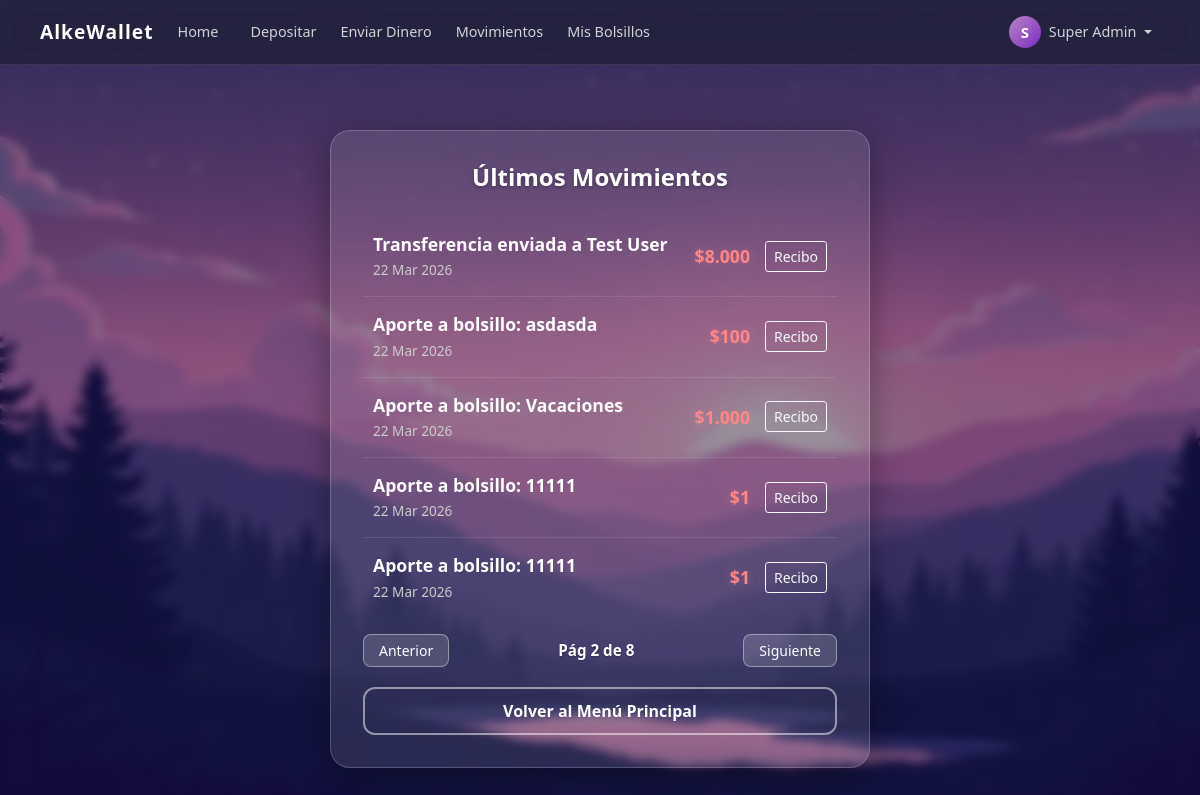
Screenshot of /transactions/?page=2 (signed in) with the database file from the repository.
### alkewallet/models.py (models this page shows, shortened)
class Transaccion(models.Model):
    emisor = models.ForeignKey(User, on_delete=models.CASCADE, related_name='transferencias_enviadas')
    receptor = models.ForeignKey(User, on_delete=models.CASCADE, related_name='transferencias_recibidas')
    titulo = models.CharField(max_length=100)
    monto = models.DecimalField(max_digits=15, decimal_places=2)
    fecha = models.DateTimeField(auto_now_add=True)

### alkewallet/views.py (the view)
# urls.py: path('transactions/', views.transactions, name='transactions'),
@login_required(login_url='login')
def transactions(request):
    lista_movimientos = Transaccion.objects.filter(
        Q(emisor=request.user) | Q(receptor=request.user)
    ).order_by('-fecha')
    paginator = Paginator(lista_movimientos, 5)
    page_number = request.GET.get('page')
    page_obj = paginator.get_page(page_number)
    contexto = {'page_obj': page_obj}
    return render(request, 'alkewallet/transactions.html', contexto)

### alkewallet/templatetags/custom_filters.py (called while the page is built)
@register.filter(name='clp')
def clp(value):
    try:
        val = int(round(float(value)))
        formateo_coma = f"{val:,}"
        return formateo_coma.replace(",", ".")
    except (ValueError, TypeError):
        return value

### alkewallet/templates/alkewallet/transactions.html (shortened to what this page needs)
{% extends 'alkewallet/base.html' %}
{% load static custom_filters %}
{% block extrastyle %}
<link rel="stylesheet" href="{% static 'alkewallet/css/transactions.css' %}?v=4.0" />
{% endblock %}
{% block content %}
<div class="container py-4">
  <div class="row justify-content-center align-items-center" style="min-height: calc(100vh - 80px);">
    <div class="col-12 col-md-8 col-lg-6">
      <div class="card wallet-card shadow-sm mx-auto">
        <div class="card-body">
          <h4 class="text-center mb-4">Últimos Movimientos</h4>
          <ul class="list-group mb-3" id="listaMovimientos">
            {% for mov in page_obj %}
            <li
              class="list-group-item movement-item animate__animated animate__fadeIn"
            >
              <div class="d-flex justify-content-between align-items-center w-100">
                <div>
                  {% if mov.titulo and 'bolsillo' in mov.titulo|lower %}
                    <div class="movement-title">{{ mov.titulo }}</div>
                  {% elif mov.emisor == mov.receptor %}
                    <div class="movement-title">Depósito en Billetera</div>
                  {% elif mov.emisor == request.user %}
                    <div class="movement-title">Transferencia enviada a {{ mov.receptor.first_name|default:mov.receptor.username }}</div>
                  {% else %}
                    <div class="movement-title">Transferencia recibida de {{ mov.emisor.first_name|default:mov.emisor.username }}</div>
                  {% endif %}
                  <small class="text-muted" style="color: #ccc !important"
                    >{{ mov.fecha|date:"d M Y" }}</small
                  >
                </div>
                <div class="d-flex align-items-center">
                  {% if mov.titulo and 'Aporte' in mov.titulo %}
                  <div class="movement-amount amount-negative" style="margin-right: 15px;">
                    ${{ mov.monto|clp }}
                  </div>
                  {% elif mov.titulo and 'Retiro' in mov.titulo %}
                  <div class="movement-amount amount-positive" style="margin-right: 15px;">
                    ${{ mov.monto|clp }}
                  </div>
                  {% elif mov.titulo and 'Cierre' in mov.titulo %}
                  <div class="movement-amount amount-positive" style="margin-right: 15px;">
                    ${{ mov.monto|clp }}
                  </div>
                  {% elif mov.emisor == mov.receptor or mov.receptor == request.user %}
                  <div class="movement-amount amount-positive" style="margin-right: 15px;">
                    ${{ mov.monto|clp }}
                  </div>
                  {% else %}
                  <div class="movement-amount amount-negative" style="margin-right: 15px;">
                    ${{ mov.monto|clp }}
                  </div>
                  {% endif %}
                  <button class="btn btn-sm btn-outline-light" onclick="showTransactionDetails('{{ mov.titulo|default:'Transferencia'|escapejs }}', '{{ mov.monto|floatformat:0 }}', '{{ mov.fecha|date:'d M Y H:i' }}', '{% if mov.titulo and 'bolsillo' in mov.titulo|lower %}{{ mov.titulo|escapejs }}{% elif mov.emisor == mov.receptor %}Depósito{% elif mov.emisor == request.user %}Envío a {{ mov.receptor.first_name|default:mov.receptor.username|escapejs }}{% else %}Recibido de {{ mov.emisor.first_name|default:mov.emisor.username|escapejs }}{% endif %}')" title="Ver Detalles">
                    Recibo
                  </button>
                </div>
              </div>
            </li>
            {% endfor %}
          </ul>
          <div
            id="paginacion-container"
            class="d-flex justify-content-between align-items-center mb-3"
          >
            {% if page_obj.has_previous %}
            <a
              href="?page={{ page_obj.previous_page_number }}"
              class="btn btn-sm btn-glass text-white text-decoration-none"
            >
               Anterior
            </a>
            {% else %}
            <button class="btn btn-sm btn-glass text-white" disabled>
              <i class="fas fa-chevron-left"></i> Anterior
            </button>
            {% endif %}
            <span id="infoPagina" class="text-white font-weight-bold">
              Pág {{ page_obj.number }} de {{ page_obj.paginator.num_pages}}
            </span>
            {% if page_obj.has_next %}
            <a
              href="?page={{ page_obj.next_page_number }}"
              class="btn btn-sm btn-glass text-white text-decoration-none"
            >
              Siguiente
            </a>
            {% else %}
            <button class="btn btn-sm btn-glass text-white" disabled>
              Siguiente <i class="fas fa-chevron-right"></i>
            </button>
            {% endif %}
          </div>
          <a href="{% url 'menu' %}" class="btn btn-outline-secondary btn-block" id="btnVolver">
            Volver al Menú Principal
          </a>
        </div>
      </div>
    </div>
  </div>
</div>
{% endblock %}

### alkewallet/templates/alkewallet/base.html (shortened to what this page needs)
{% load static %}
<!doctype html>
<html lang="es">
  <head>
    <link
      rel="stylesheet"
      href="https://maxcdn.bootstrapcdn.com/bootstrap/4.0.0/css/bootstrap.min.css"
    />
    <link
      rel="stylesheet"
      href="https://cdnjs.cloudflare.com/ajax/libs/animate.css/4.1.1/animate.min.css"
    />
    <link
      rel="stylesheet"
      href="{% static 'alkewallet/css/base.css' %}?v=6.0"
    />
    {% block extrastyle %}{% endblock %}
  </head>
  <body>
    <nav class="navbar navbar-expand-lg wallet-navbar sticky-top">
      <div class="container-fluid px-4">
        <a class="navbar-brand" href="{% url 'menu' %}">AlkeWallet</a>
        <div class="collapse navbar-collapse" id="walletNavbar">
          <ul class="navbar-nav mr-auto">
            <li class="nav-item">
              <a class="nav-link" href="{% url 'menu' %}">Home</a>
            </li>
            <li class="nav-item ml-lg-3">
              <a class="nav-link" href="{% url 'deposit' %}">Depositar</a>
            </li>
            <li class="nav-item ml-lg-2">
              <a class="nav-link" href="{% url 'sendmoney' %}">Enviar Dinero</a>
            </li>
            <li class="nav-item ml-lg-2">
              <a class="nav-link" href="{% url 'transactions' %}"
                >Movimientos</a
              >
            </li>
            <li class="nav-item ml-lg-2">
              <a class="nav-link" href="{% url 'bolsillos' %}">Mis Bolsillos</a>
            </li>
          </ul>
          <ul class="navbar-nav ml-auto">
            <li class="nav-item dropdown">
              <a
                class="nav-link dropdown-toggle d-flex align-items-center"
                href="#"
                id="profileDropdown"
                role="button"
                data-toggle="dropdown"
                aria-haspopup="true"
                aria-expanded="false"
              >
                <div class="mr-2 d-flex justify-content-center align-items-center shadow-sm" style="width: 32px; height: 32px; border-radius: 50%; background: linear-gradient(135deg, #b884c7 0%, #7b2cbf 100%); color: white; font-weight: bold; font-size: 15px;">
                  {{ request.user.first_name|default:request.user.username|make_list|first|upper }}
                </div>
                <span class="mr-1"
                  >{{ request.user.first_name|default:request.user.username }}</span
                >
              </a>
            </li>
          </ul>
        </div>
      </div>
    </nav>
    <div
      class="main-content animate__animated animate__fadeIn animate__faster"
      style="animation-duration: 0.6s"
    >
      {% block content %}{% endblock %}
    </div>
  </body>
</html>

### alkewallet/static/alkewallet/css/base.css (style rules this page uses)
.wallet-navbar { background: rgba(36, 36, 62, 0.85); backdrop-filter: blur(15px); border-bottom: 1px solid rgba(255, 255, 255, 0.1); }
.wallet-navbar .navbar-brand { color: #fff !important; font-weight: bold; font-size: 1.2rem; letter-spacing: 1px; }
.wallet-navbar .nav-link { color: rgba(255, 255, 255, 0.8) !important; font-size: 0.9rem; font-weight: 500; transition: color 0.3s; }
body { background: linear-gradient(135deg, #0f0c29, #302b63, #24243e); color: white; min-height: 100vh; display: flex; flex-direction: column; }
.main-content { flex: 1; display: flex; flex-direction: column; }

### alkewallet/static/alkewallet/css/transactions.css (style rules this page uses)
body { background: url('../img/fondo_alkewallet.png') no-repeat center center fixed; background-size: cover; box-shadow: inset 0 0 0 2000px rgba(30, 10, 60, 0.5); backdrop-filter: blur(5px); font-family: 'Segoe UI', Tahoma, Geneva, Verdana, sans-serif; }
.card.wallet-card { background-color: rgba(255, 255, 255, 0.1); backdrop-filter: blur(20px); -webkit-backdrop-filter: blur(20px); border: 1px solid rgba(255, 255, 255, 0.2); border-radius: 20px; box-shadow: 0 8px 32px 0 rgba(0, 0, 0, 0.37); width: 100%; margin: 0; }
.card-body { padding: 2rem; }
h4 { font-weight: 700; text-shadow: 0 2px 4px rgba(0, 0, 0, 0.3); margin-bottom: 25px; }
.list-group-item { background-color: transparent; border: none; border-bottom: 1px solid rgba(255, 255, 255, 0.1); padding: 15px 10px; transition: background-color 0.2s; }
.list-group-item:last-child { border-bottom: none; }
.movement-item { display: flex; justify-content: space-between; align-items: center; }
.movement-title { font-weight: 600; font-size: 1.1rem; color: #ffffff; display: block; }
.text-muted { color: #cccccc !important; font-size: 0.85rem; }
.movement-amount { font-weight: 700; font-size: 1.1rem; }
.amount-negative { color: #ff8787; text-shadow: 0 0 10px rgba(255, 135, 135, 0.3); }
#btnVolver { background-color: transparent; color: #ffffff; border: 2px solid rgba(255, 255, 255, 0.5); font-weight: 600; padding: 10px; border-radius: 12px; margin-top: 20px; width: 100%; display: block; text-align: center; transition: all 0.3s ease; }
.btn-glass { background: rgba(255, 255, 255, 0.15); border: 1px solid rgba(255, 255, 255, 0.4); color: white; border-radius: 8px; padding: 5px 15px; transition: all 0.3s ease; }
#infoPagina { font-size: 0.95rem; text-shadow: 0 1px 2px rgba(0, 0, 0, 0.3); }

### rows the page displays
Transaccion: receptor.first_name "Test User", fecha "22 Mar 2026", monto|clp "8.000"
Transaccion: titulo "Aporte a bolsillo: asdasda", fecha "22 Mar 2026", monto|clp "100"
Transaccion: titulo "Aporte a bolsillo: Vacaciones", fecha "22 Mar 2026", monto|clp "1.000"
Transaccion: titulo "Aporte a bolsillo: 11111", fecha "22 Mar 2026", monto|clp "1"
Transaccion: titulo "Aporte a bolsillo: 11111", fecha "22 Mar 2026", monto|clp "1"

### other values shown
{{ request.user.first_name|default:request.user.username }} "Super Admin"
{{ page_obj.number }} "2"
{{ page_obj.paginator.num_pages }} "8"
